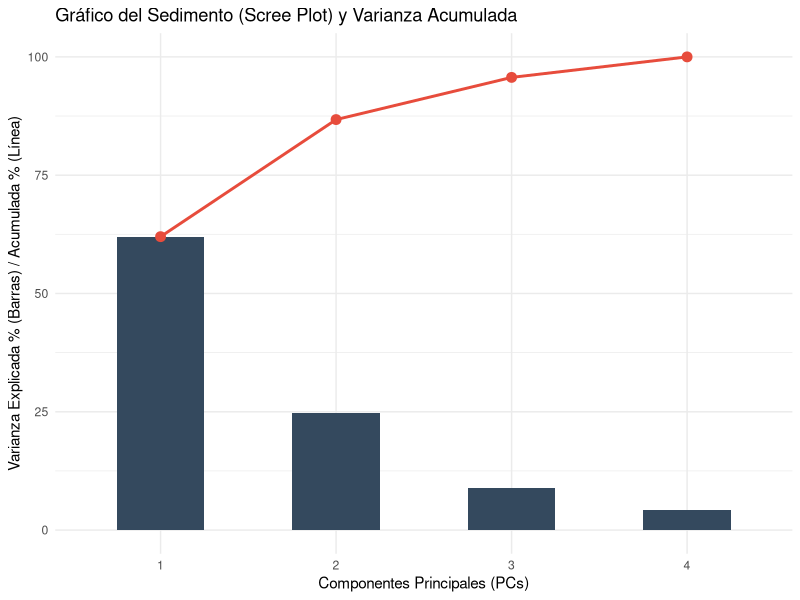
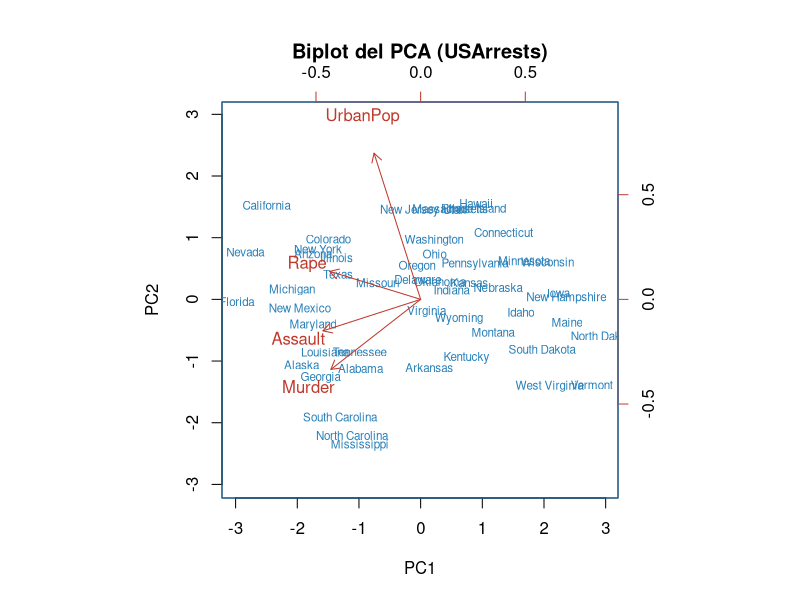

The R script that drew these images, in order:
# ==============================================================================
# 07_analisis_pca.R: Análisis de Componentes Principales (PCA)
# ==============================================================================

# 1. Carga de librerías
library(tidyverse)

# 2. Carga y preprocesamiento de datos
data("USArrests")
# El PCA requiere que las variables numéricas estén escaladas y centradas
datos <- USArrests

# 3. Entrenamiento (Cálculo del PCA)
pca_resultado <- prcomp(datos, center = TRUE, scale. = TRUE)

# Resumen de componentes
summary(pca_resultado)

# 4. Evaluación y Visualización
# Obtener la varianza explicada por cada componente
desviacion_estandar <- pca_resultado$sdev
varianza <- desviacion_estandar^2
porcentaje_varianza <- (varianza / sum(varianza)) * 100

# Dataframe de varianza explicada
varianza_df <- tibble(
  Componente = factor(1:length(porcentaje_varianza)),
  VarianzaExplicada = porcentaje_varianza,
  VarianzaAcumulada = cumsum(porcentaje_varianza)
)

# Gráfico de Varianza Explicada (Scree Plot) e Varianza Acumulada
ggplot(varianza_df, aes(x = Componente, y = VarianzaExplicada, group = 1)) +
  geom_bar(stat = "identity", fill = "#34495e", width = 0.5) +
  geom_line(aes(y = VarianzaAcumulada), color = "#e74c3c", size = 1) +
  geom_point(aes(y = VarianzaAcumulada), color = "#e74c3c", size = 3) +
  theme_minimal() +
  labs(title = "Gráfico del Sedimento (Scree Plot) y Varianza Acumulada",
       x = "Componentes Principales (PCs)",
       y = "Varianza Explicada % (Barras) / Acumulada % (Línea)")

# Visualización del Biplot usando R base
biplot(pca_resultado, 
       scale = 0, 
       cex = c(0.7, 1), 
       col = c("#2980b9", "#c0392b"),
       main = "Biplot del PCA (USArrests)")
